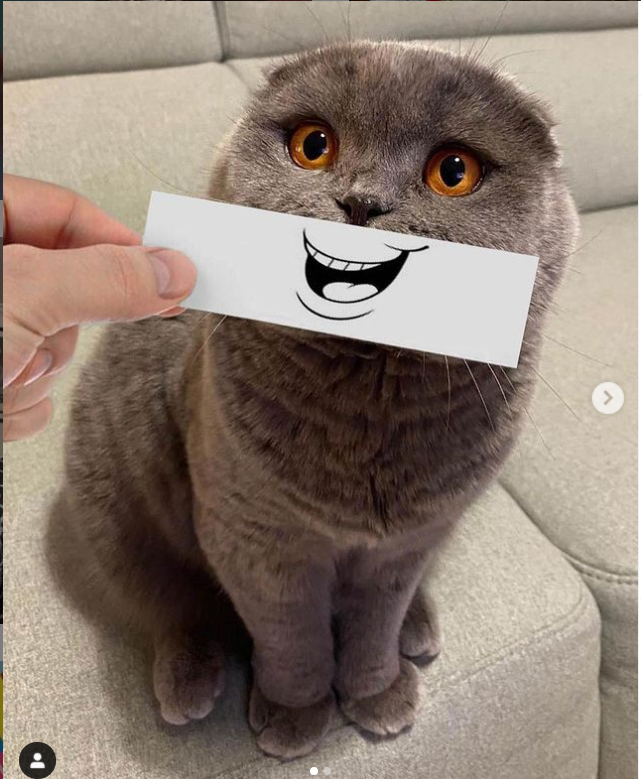
#> input picture image.jpg, 641 x 779 px
$ python -i main.py   (imports and definitions only)
#> lines starting #> are read from the running program, lines starting #| are printed output that depends on the picture
#> further down, picture is the input picture: shape (779, 641, 3); mean B, G, R 114.8, 126.2, 141.4
import streamlit as st
import cv2
import numpy as np

# [8 lines not run here, left out]

# [4 lines that did not run here, left out]


def dodge(x, y):
    return cv2.divide(x, 255 - y, scale=256)


def sketch(img):
    img_gray = cv2.cvtColor(img, cv2.COLOR_BGR2GRAY)
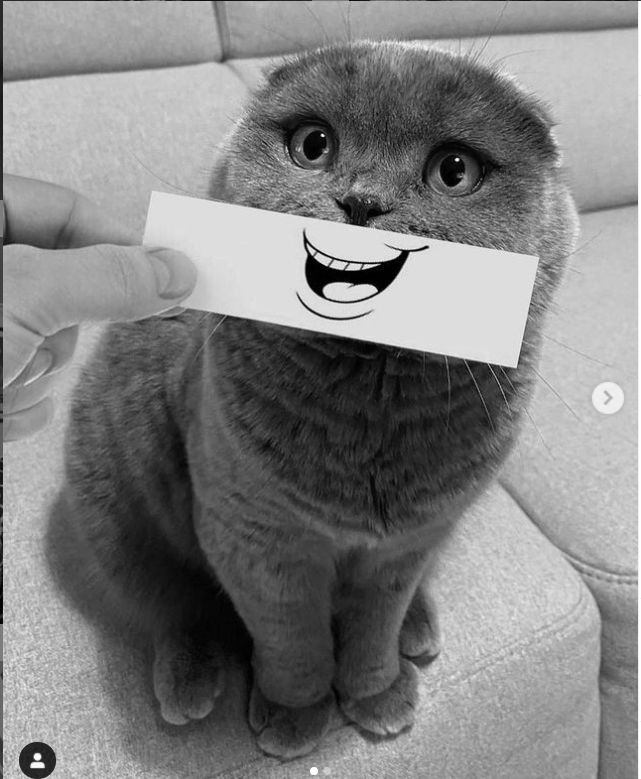
#> img_gray: shape (779, 641); min 0, max 255, mean 129.5
    img_invert = cv2.bitwise_not(img_gray)
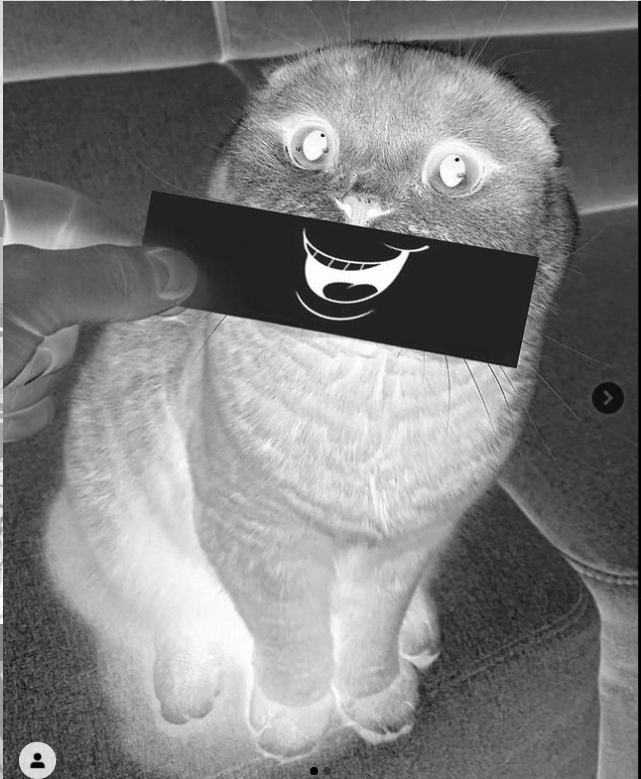
#> img_invert: shape (779, 641); min 0, max 255, mean 125.5
    img_smoothing = cv2.GaussianBlur(img_invert, (21, 21), sigmaX=0, sigmaY=0)
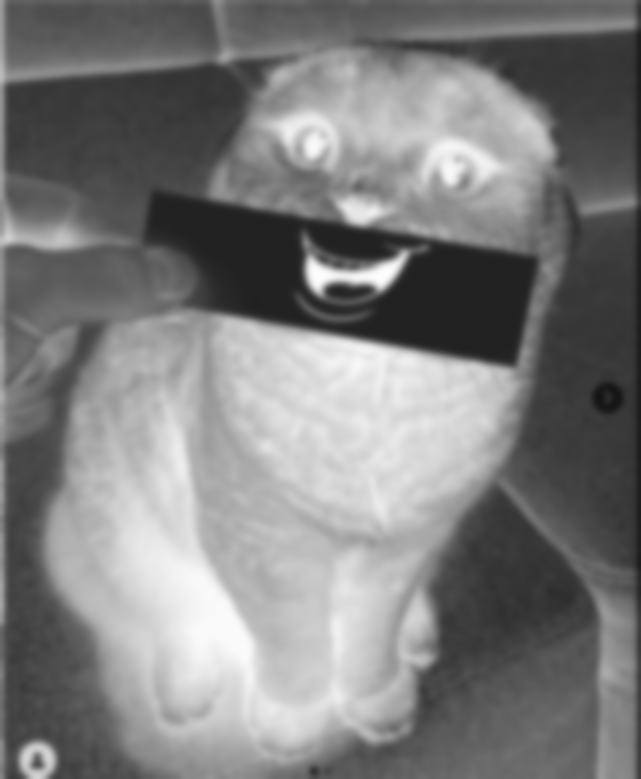
#> img_smoothing: shape (779, 641); min 20, max 254, mean 125.5
    final_img = dodge(img_gray, img_smoothing)
#> in dodge, `return cv2.divide(x, 255 - y, scale=256)`:
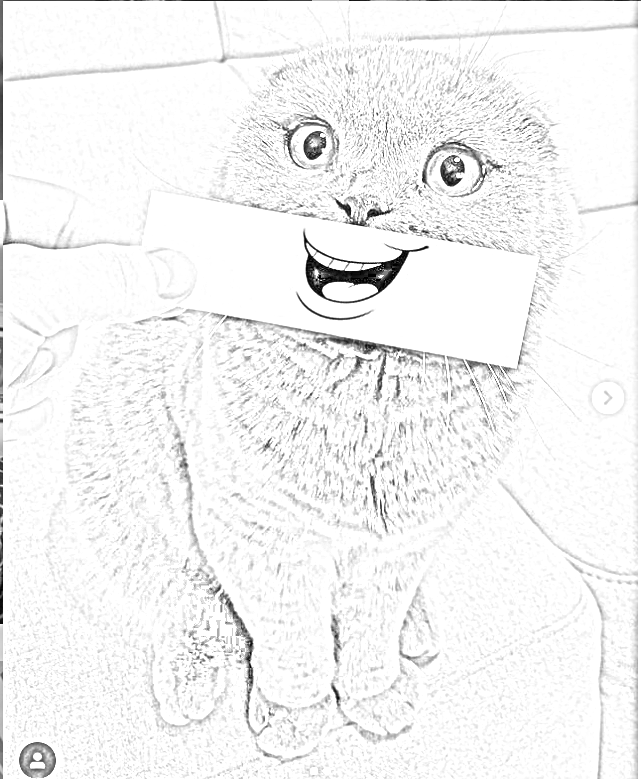
#> returned value: shape (779, 641); min 0, max 255, mean 243.7
    # final_img = cv2.add(final_img,np.array([-10.0]))
    return final_img


def image_resize(image, width=None, height=None, inter=cv2.INTER_AREA):
    # initialize the dimensions of the image to be resized and
    # grab the image size
    dim = None
    (h, w) = image.shape[:2]

    # if both the width and height are None, then return the
    # original image
    if width is None and height is None:
        return image

    # check to see if the width is None
    if width is None:
        # calculate the ratio of the height and construct the
        # dimensions
        r = height / float(h)
        dim = (int(w * r), height)

    # otherwise, the height is None
    else:
        # calculate the ratio of the width and construct the
        # dimensions
        r = width / float(w)
        dim = (width, int(h * r))

    # resize the image
    resized = cv2.resize(image, dim, interpolation=inter)

    # return the resized image
    return resized


def adjust_gamma(image, gamma=1.0):
    # build a lookup table mapping the pixel values [0, 255] to
    # their adjusted gamma values
    invGamma = 1.0 / gamma
    table = np.array(
        [((i / 255.0) ** invGamma) * 255 for i in np.arange(0, 256)]
    ).astype("uint8")
    # apply gamma correction using the lookup table
    return cv2.LUT(image, table)


# [21 lines not run here, left out]

>>> import cv2
>>> picture = cv2.imread('image.jpg')
>>> result = sketch(picture)
